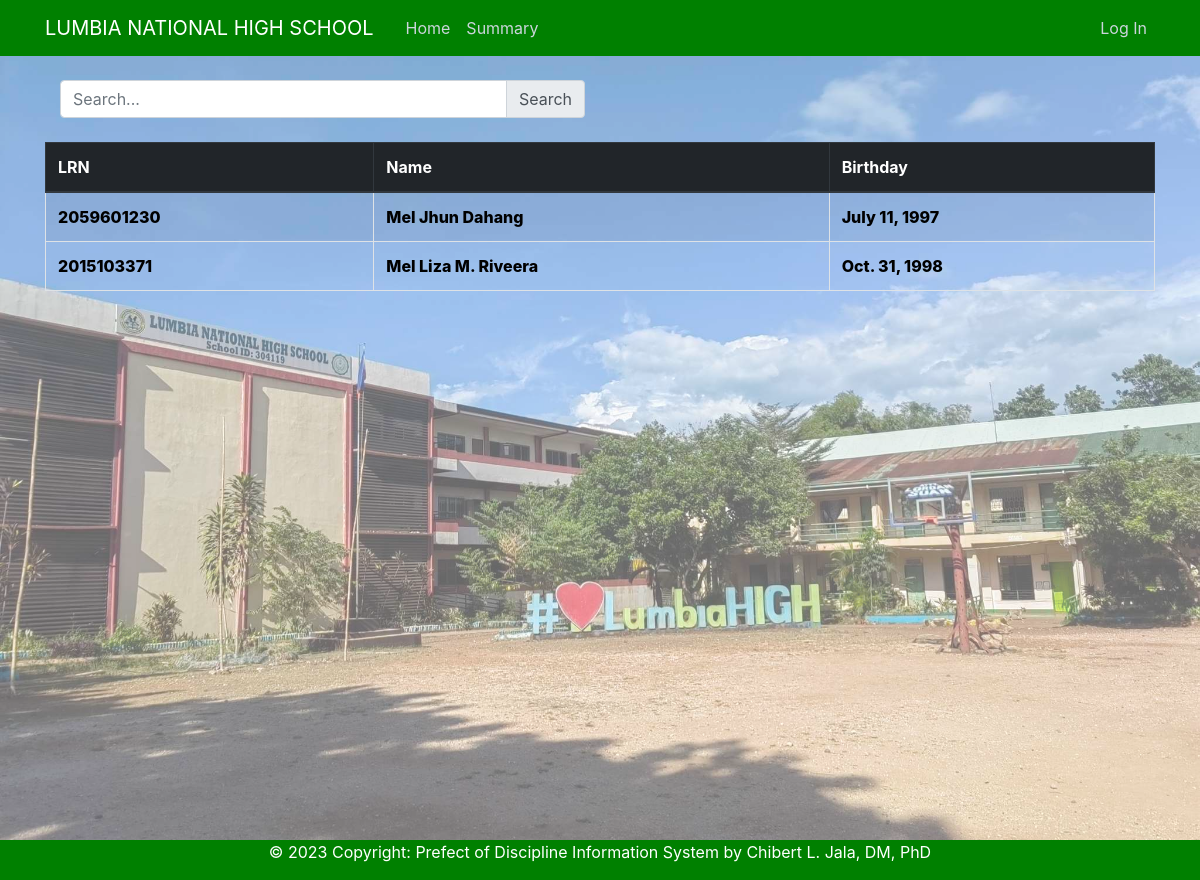
Before: / with the older database file.
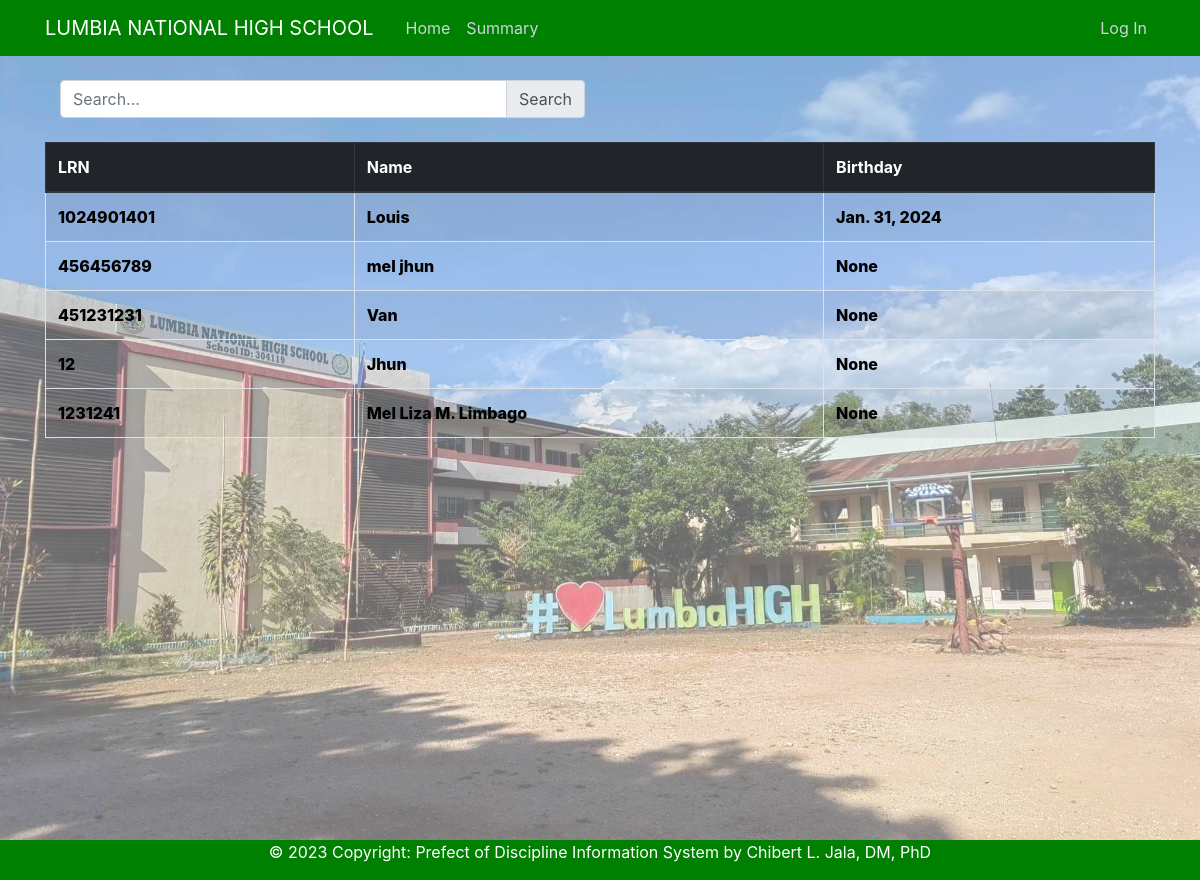
After: the same page with the newer database file.
### disciplinetracking/models.py (models this page shows, shortened)
class Student(models.Model):
    lrn = models.IntegerField(unique=True)
    name = models.CharField(max_length=255)
    birthday = models.DateField(blank=True, null=True)
    date_posted = models.DateTimeField(auto_now_add=True)
    created_by = models.ForeignKey(User, on_delete=models.RESTRICT)

### disciplinetracking/views.py (the view)
# urls.py: path('', PostListView.as_view(), name='disciplinetracking-home'),
class PostListView(ListView):
	model = Student
	template_name ='disciplinetracking/list_view.html'
	context_object_name = 'students'
	ordering = ['-date_posted']
	paginate_by = 10
	def get_queryset(self):
		query = self.request.GET.get('q')
		if query:
			if query.isdigit():
				return Student.objects.filter(lrn__icontains=query).order_by('-date_posted')
			else:
				return Student.objects.filter(name__icontains=query).order_by('-date_posted')
		return Student.objects.all().order_by('-date_posted')
	def get_context_data(self, **kwargs):
		context = super().get_context_data(**kwargs)
		context['search_query'] = self.request.GET.get('q', '')
		return context

### disciplinetracking/templates/disciplinetracking/list_view.html (shortened to what this page needs)
{% extends "disciplinetracking/base.html" %}
{% block content %}
<div class="container">
    <div class="row">
    <div class="col-lg">
        <form action="{% url 'disciplinetracking-home' %}" method="get" id="search-form" class="input-group mb-4">
        <input class="form-control" type="text" name="q" value="{{ search_query }}" placeholder="Search...">
            <div class="input-group-append">
            <button class="input-group-text" id="basic-addon2" type="submit">Search</button>
          </div>
    </form>
</div>
    <div class="col">
</div>
</div>
</div>
        <table class="table table-bordered table-striped">
            <thead class="thead-dark">
                <tr>
            <th scope="col">LRN</th>
            <th scope="col">Name</th>
            <th scope="col">Birthday</th>
          </tr>
        </thead>
            <tbody>
    {% if students %}
        {% for student in students %}
        <tr>
            <td><a id="link-info" href="{% url 'disciplinetracking-list' student.pk %}">{{ student.lrn }}</a></td>
            <td><a id="link-info" href="{% url 'disciplinetracking-list' student.id %}">{{ student.name }}</a></td>
            <td><a id="link-info" href="{% url 'disciplinetracking-list' student.id %}">{{ student.birthday }}</a></td>
            </tr>
        {% endfor %}
    {% else %}
        <tr>
           <td col="3">NO DATASET</td>
          </tr>
   {% endif %}
</tbody>
</table>
{% endblock %}

### disciplinetracking/templates/disciplinetracking/base.html (shortened to what this page needs)
{% load static %}
<!DOCTYPE html>
<html lang="en">
<head>
    <link rel="stylesheet" href="https://cdn.jsdelivr.net/npm/bootstrap@4.0.0/dist/css/bootstrap.min.css">
    <link rel="stylesheet" type="text/css" href="{% static 'disciplinetracking/main.css' %}">
    <link rel="stylesheet" href="https://code.jquery.com/jquery-3.3.1.min.js">
</head>
<body style="display: flex;flex-direction:column;min-height:100vh;">
    <header class="site-header">
        <nav class="navbar navbar-expand-md navbar-dark bg-steel fixed-top">
          <div class="container">
            <a class="navbar-brand mr-4" href="{% url 'disciplinetracking-home' %}">LUMBIA NATIONAL HIGH SCHOOL</a>
            <div class="collapse navbar-collapse" id="navbarToggle">
              <div class="navbar-nav mr-auto">
                <a class="nav-item nav-link" href="{% url 'disciplinetracking-home' %}">Home</a>
                <a class="nav-item nav-link" href="{% url 'offense_summary' %}">Summary</a>
              </div>
              <div class="navbar-nav">
                {% if user.is_authenticated %}
                <ul class="navbar-nav mr-auto">
                <li class="nav-item dropdown">
                  <a class="nav-link dropdown-toggle" href="#" id="navbarDropdown" role="button" data-toggle="dropdown" aria-haspopup="true" aria-expanded="false">
                    {{ user }}
                  </a>
                  <div class="dropdown-menu" aria-labelledby="navbarDropdown">
                    <a class="dropdown-item" href="{% url 'change_password' %}">Change Password</a>
                    <!-- <a class="dropdown-item" href="#">Another action</a>
                    <div class="dropdown-divider"></div>
                    <a class="dropdown-item" href="#">Something else here</a> -->
                  </div>
                </li>
              </ul>
	                <a class="nav-item nav-link" href="{% url 'logout' %}">Logout</a>
                {% else %}
                <a class="nav-item nav-link" href="{% url 'login' %}">Log In</a>
                {% endif %}
              </div>
            </div>
          </div>
        </nav>
      </header>
    <main role="main" class="container" style="flex:1;">
            {% block content %}{% endblock %}
      </main>
      <div class="footer" style="background-color:green;text-align:center;color:white;padding:0px;">
        <p>&copy; 2023 Copyright: <a href="#" style="color:white;">Prefect of Discipline Information System by Chibert L. Jala, DM, PhD</a></p>
    </div>
</body>
</html>

### disciplinetracking/static/disciplinetracking/main.css (style rules this page uses)
body { color: #333333; margin-top: 5rem; position:relative; }
body::before { background-image: url('../../media/lumbia_background.jpg'); background-repeat: repeat; background-attachment: fixed; background-size: cover; content: ''; position: fixed; top: 0; left: 0; width: 100%; height: 100%; z-index: -1; background-size: cover; opacity: 0.6; }
#link-info { color: black; font-weight:800; }
.bg-steel { background-color: green; }
.site-header .navbar-nav .nav-link { color: #cbd5db; }
.footer { background-color:green; padding: 10px; text-align: center; color:black; }

Changed rows visible on the page:
removed Student: lrn "2059601230", name "Mel Jhun Dahang", birthday "July 11, 1997"
removed Student: lrn "2015103371", name "Mel Liza M. Riveera", birthday "Oct. 31, 1998"
added Student: lrn "1024901401", name "Louis", birthday "Jan. 31, 2024"
added Student: lrn "456456789", name "mel jhun", birthday "None"
added Student: lrn "451231231", name "Van", birthday "None"
added Student: lrn "12", name "Jhun", birthday "None"
added Student: lrn "1231241", name "Mel Liza M. Limbago", birthday "None"
